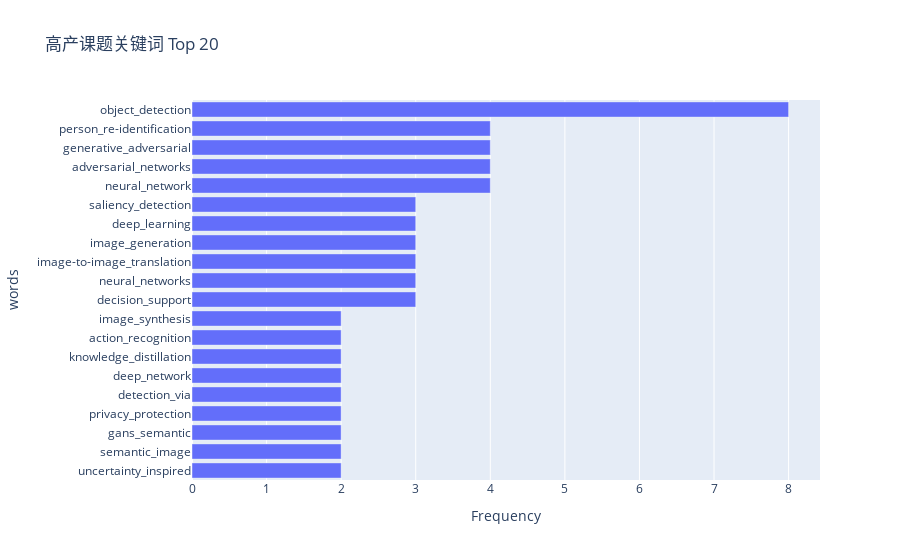

Notebook code cell kept with this figure:
### Code cell
import plotly_express as px
px.bar(data_frame=top_bigrams_df.sort_values("Frequency",ascending=True),x="Frequency",y="words",orientation="h",title= "高产课题关键词 " + "Top "+str(topn))

### Figure 1 — Plotly figure (JSON) as saved in the notebook; plotly's stock layout.template omitted (floating-point values rounded to 4 significant figures)
{"data": [{"alignmentgroup": "True", "hovertemplate": "Frequency=%{x}<br>words=%{y}<extra></extra>", "legendgroup": "", "marker": {"color": "#636efa"}, "name": "", "offsetgroup": "", "orientation": "h", "showlegend": false, "textposition": "auto", "type": "bar", "x": [2, 2, 2, 2, 2, 2, 2, 2, 2, 3, 3, 3, 3, 3, 3, 4, 4, 4, 4, 8], "xaxis": "x", "y": ["uncertainty_inspired", "semantic_image", "gans_semantic", "privacy_protection", "detection_via", "deep_network", "knowledge_distillation", "action_recognition", "image_synthesis", "decision_support", "neural_networks", "image-to-image_translation", "image_generation", "deep_learning", "saliency_detection", "neural_network", "adversarial_networks", "generative_adversarial", "person_re-identification", "object_detection"], "yaxis": "y"}], "layout": {"barmode": "relative", "legend": {"tracegroupgap": 0}, "title": {"text": "高产课题关键词 Top 20"}, "xaxis": {"anchor": "y", "domain": [0, 1], "title": {"text": "Frequency"}}, "yaxis": {"anchor": "x", "domain": [0, 1], "title": {"text": "words"}}}}
